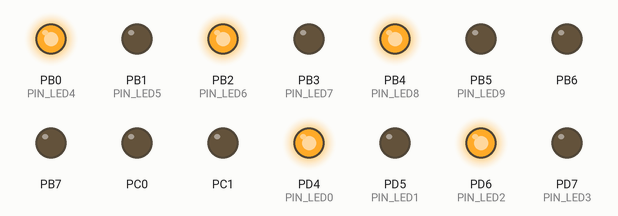
This program was run on a simulated ATmega328P, built with avr-gcc and emulated at 16 MHz. On the bench: output pins drawn as LEDs (lit = HIGH).

Above: at 0.2 s.
At 1.7 s:
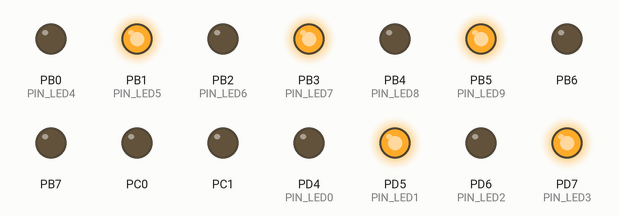
Timing chart, 0 to 3.0 s (numbered marks = the images above):
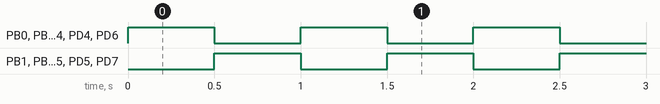

The program:

main.c
```c
/*
 * Homework1.c
 *
 * Created: 8/3/2022 1:56:55 PM
 * Author : Sergiu
 */
#define F_CPU 16000000UL
//#define INITIAL_DELAY 40000UL
//#define DELAY_INCREMENT 7000UL

#define PORT_LED0	PORTD
#define PIN_LED0	PIND4
#define PORT_LED1	PORTD
#define PIN_LED1	PIND5
#define PORT_LED2	PORTD
#define PIN_LED2	PIND6
#define PORT_LED3	PORTD
#define PIN_LED3	PIND7
#define PORT_LED4	PORTB
#define PIN_LED4	PINB0
#define PORT_LED5	PORTB
#define PIN_LED5	PINB1
#define PORT_LED6	PORTB
#define PIN_LED6	PINB2
#define PORT_LED7	PORTB
#define PIN_LED7	PINB3
#define PORT_LED8	PORTB
#define PIN_LED8	PINB4
#define PORT_LED9	PORTB
#define PIN_LED9	PINB5	//This also corresponds to the onboard LED

#include <avr/io.h>
#include <util/delay.h>

uint32_t delay;

void basic_delay(uint32_t interations);
void pinToggle(volatile uint8_t *port, uint8_t pin);
void pinSet(volatile uint8_t *port, uint8_t pin);
void pinReset(volatile uint8_t *port, uint8_t pin);

int main(void)
{
	//Initialize data
	//delay = INITIAL_DELAY;

	//Initialize peripherals. Set all ports as outputs
	DDRB = 0xFF;
	DDRC = 0x3F;
	DDRD = 0xFF;

	//Set the output value of the ports to low
	PORTB = 0x00;
	PORTC = 0x00;
	PORTD = 0x00;

	//Main loop of the application.
	do{
		//LEDs that have even indexes
		pinSet(&PORT_LED0, PIN_LED0);
		pinSet(&PORT_LED2, PIN_LED2);
		pinSet(&PORT_LED4, PIN_LED4);
		pinSet(&PORT_LED6, PIN_LED6);
		pinSet(&PORT_LED8, PIN_LED8);
		_delay_ms(500);

		//reset
		pinReset(&PORT_LED0, PIN_LED0);
		pinReset(&PORT_LED2, PIN_LED2);
		pinReset(&PORT_LED4, PIN_LED4);
		pinReset(&PORT_LED6, PIN_LED6);
		pinReset(&PORT_LED8, PIN_LED8);
		//_delay_ms(500);

		//LEDs that have odd indexes
		pinSet(&PORT_LED1, PIN_LED1);
		pinSet(&PORT_LED3, PIN_LED3);
		pinSet(&PORT_LED5, PIN_LED5);
		pinSet(&PORT_LED7, PIN_LED7);
		pinSet(&PORT_LED9, PIN_LED9);
		_delay_ms(500);

		//reset
		pinReset(&PORT_LED1, PIN_LED1);
		pinReset(&PORT_LED3, PIN_LED3);
		pinReset(&PORT_LED5, PIN_LED5);
		pinReset(&PORT_LED7, PIN_LED7);
		pinReset(&PORT_LED9, PIN_LED9);
		//_delay_ms(500);

	}
	while(1);
}

void basic_delay(uint32_t interations){
	do{
		interations--;
	}
	while(interations>0);
}

void pinToggle(volatile uint8_t *port, uint8_t pin){
	*port ^=  1 << pin;
}

void pinSet(volatile uint8_t *port, uint8_t pin){
	*port |=  1 << pin;
}

void pinReset(volatile uint8_t *port, uint8_t pin){
	*port &=  ~(1 << pin);
}
```

Measured:
- by itself, PB0 (PIN_LED4), PB1 (PIN_LED5), PB2 (PIN_LED6), PB3 (PIN_LED7), PB4 (PIN_LED8), PB5 (PIN_LED9), PD4 (PIN_LED0), PD5 (PIN_LED1), PD6 (PIN_LED2), PD7 (PIN_LED3): alternates HIGH for 0.50 s and LOW for 0.50 s
